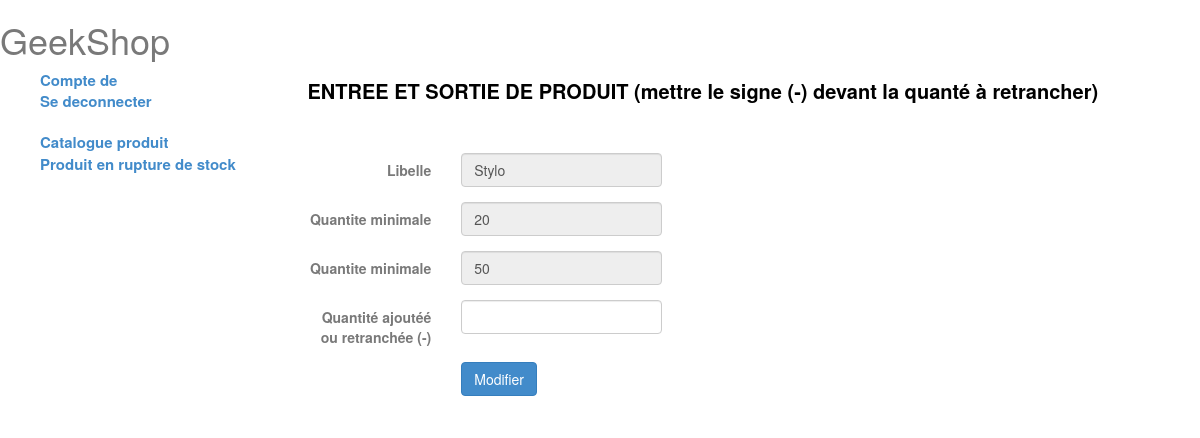
Screenshot of /vue/page_modif_qtt_produit.php?var=6 with the database file from the repository.
### tables this page shows
CREATE TABLE `produit` (
  `reference` int(11) NOT NULL,
  `libelle` varchar(255) NOT NULL,
  `quantite_minimale` int(11) NOT NULL,
  `quantite_en_stock` int(11) NOT NULL
);

### modele/connexion.php (called while the page is built, shortened)
<?php
try {
    $bdd = new PDO('mysql:host=localhost;dbname=geekshop;charset=utf8', 'root', '');
} catch (Exception $e) {
    die('Erreur : ' . $e->getMessage());
}
$select_produit = $bdd->prepare('SELECT * FROM produit WHERE reference=?');
$var = filter_input(INPUT_GET, "var", FILTER_SANITIZE_NUMBER_INT);
if ($var) {
    $select_produit->execute(array($var));
    $infoProduit = $select_produit->fetch();
    $libelle = $infoProduit["libelle"];
    $quantite_minimale = $infoProduit["quantite_minimale"];
    $quantite_en_stock = $infoProduit["quantite_en_stock"];
}

### vue/form_modif_qtt_produit.php (the view, shortened to what this page needs)
<h4 class="jnt-h4">ENTREE ET SORTIE DE PRODUIT (mettre le signe (-) devant la quanté à retrancher)</h4>
<form class=" form-horizontal style-form" method="POST" action="">
    <div class="form-group">
    </div>
    <div class="form-group ">
        <div class="col-lg-3">
        </div>
    </div>
    <div class="form-group ">
        <label for="lib" class="control-label col-lg-2">Libelle</label>
        <div class="col-lg-3">
            <input class="form-control" id="lib" type="text" name="lib" value="<?= $libelle; ?>" required disabled />
        </div>
    </div>
    <div class="form-group ">
        <label for="qm" class="control-label col-lg-2">Quantite minimale</label>
        <div class="col-lg-3">
            <input class="form-control" id="qm" type="number" name="qm" value="<?= $quantite_minimale; ?>" required disabled />
        </div>
    </div>
    <div class="form-group ">
        <label for="qs" class="control-label col-lg-2">Quantite minimale</label>
        <div class="col-lg-3">
            <input class="form-control" id="qs" type="number" name="qs" value="<?= $quantite_en_stock; ?>" required disabled />
        </div>
    </div>
    <div class="form-group ">
        <label for="qtt_ajout" class="control-label col-lg-2">Quantité ajoutéé ou retranchée (-) </label>
        <div class="col-lg-3">
            <input class="form-control" id="qtt_ajout" type="number" name="qtt_ajout" />
        </div>
    </div>
    <div class="form-group">
        <div class="col-lg-offset-2 col-lg-4">
            <button class="btn btn-primary" type="submit" name="modifier_qtt_produit">Modifier</button>
        </div>
    </div>
    </div>

### css/style.css (style rules this page uses)
body { color: #797979; }
.jnt-h4 { color: black; font-weight: 700; font-size: 20px; }

### rows the page displays
produit: lib "Stylo", qm "20", qs "50"
